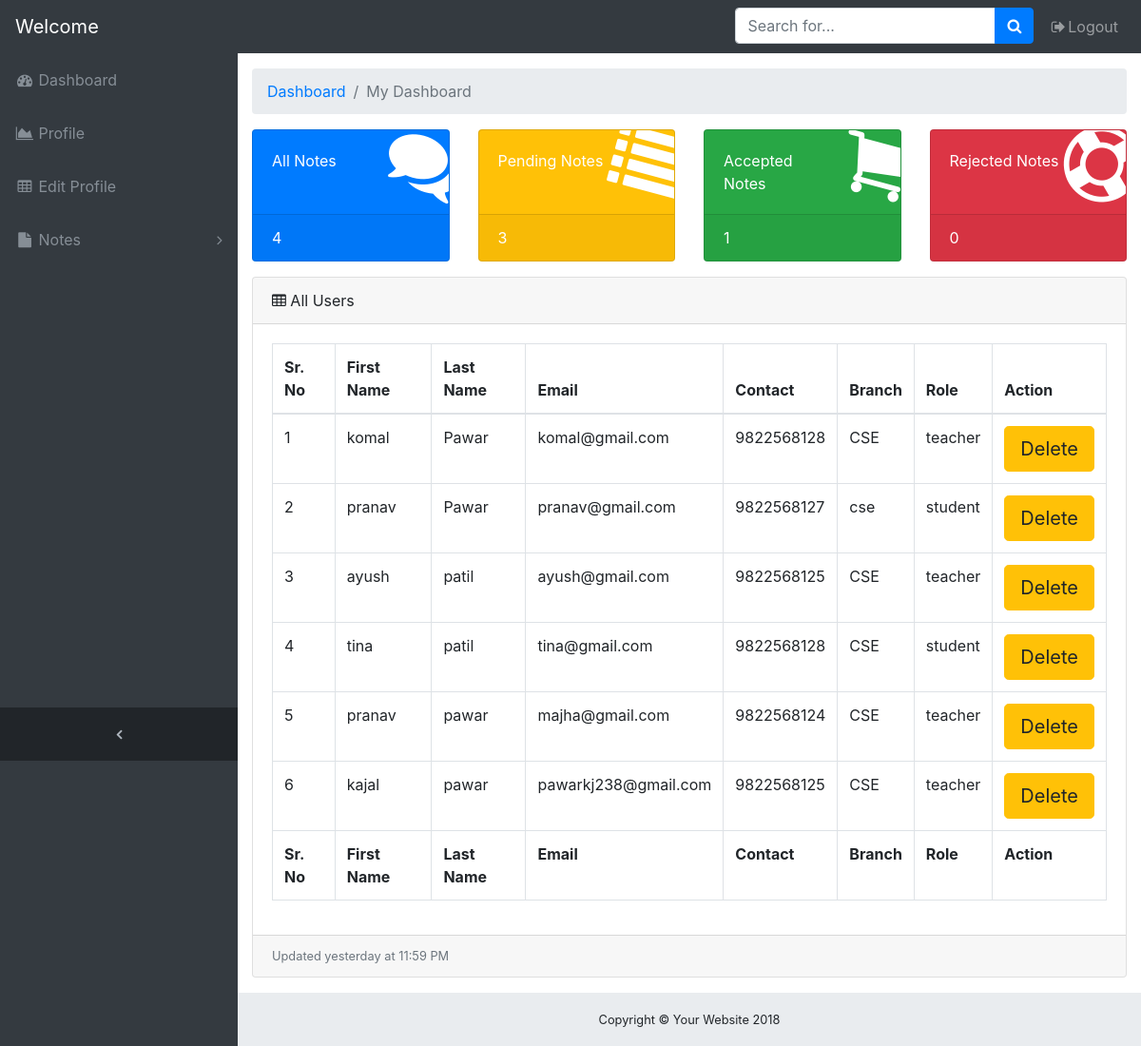
Before: /notes/admindashboard/ with the older database file.
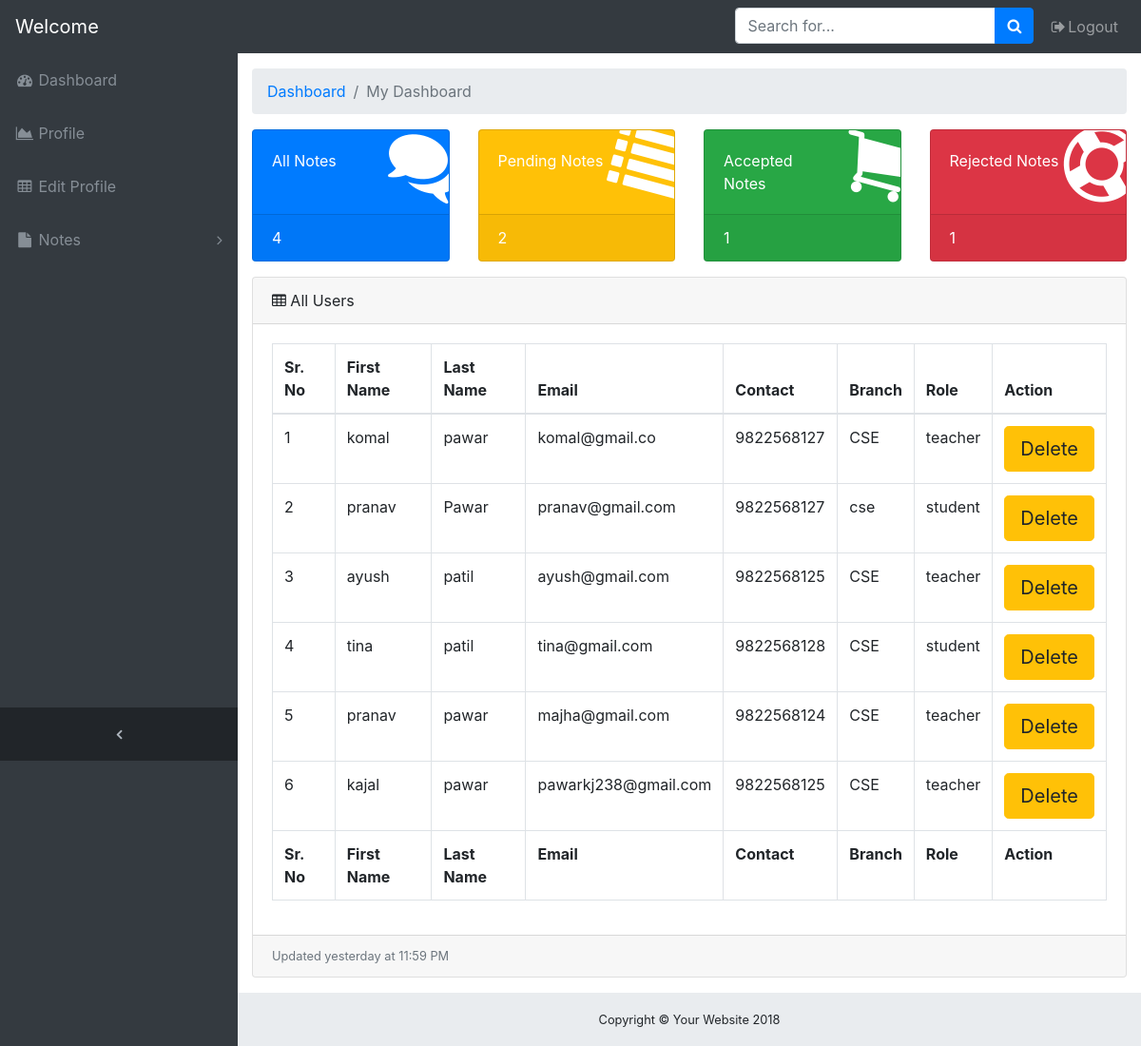
After: the same page with the newer database file.
### onlinenotes/models.py (models this page shows, shortened)
class signup(models.Model):
    user = models.ForeignKey(User,on_delete=models.CASCADE)
    contact = models.CharField(max_length=10)
    branch = models.CharField(max_length=30)
    role = models.CharField(max_length=30)

### onlinenotes/views.py (the view)
# urls.py: path('admindashboard/',views.admindashboard,name="admindashboard"),
def admindashboard(request):
    alluser = signup.objects.all()
    accept = notes.objects.filter(status='accepted').count()
    all = notes.objects.all().count()
    reject = notes.objects.filter(status='rejected').count()
    pend = notes.objects.filter(status='pending').count()
    context={'alluser':alluser,'accept':accept,'all':all,'reject':reject,'pend':pend}
    return render(request,'onlinenotes/admindashboard.html',context)

### onlinenotes/templates/onlinenotes/admindashboard.html (shortened to what the changed rows need)
<!DOCTYPE html>
{% load static %}
<html lang="en">
<head>
    <link rel="stylesheet" href="https://stackpath.bootstrapcdn.com/bootstrap/4.5.2/css/bootstrap.min.css">
    <link href="//netdna.bootstrapcdn.com/bootstrap/3.0.0/css/bootstrap-glyphicons.css" rel="stylesheet">
    <link rel="stylesheet" href="https://cdnjs.cloudflare.com/ajax/libs/font-awesome/4.7.0/css/font-awesome.min.css">
    <link rel="stylesheet" href="https://cdn.jsdelivr.net/npm/@fortawesome/fontawesome-free@5.15.3/css/fontawesome.min.css">
    <link rel="stylesheet" href="{% static 'css/admindash.css' %}">
</head>
<body class="fixed-nav sticky-footer bg-dark" id="page-top">
    <div class="content-wrapper">
      <div class="container-fluid">
        <div class="row">
          <div class="col-xl-3 col-sm-6 mb-3">
            <div class="card text-white bg-warning o-hidden h-100">
              <a class="card-footer text-white clearfix large z-1" href="{% url 'pendingnotes' %}">
                <span class="float-left">{{pend}}</span>
              </a>
            </div>
          </div>
          <div class="col-xl-3 col-sm-6 mb-3">
            <div class="card text-white bg-danger o-hidden h-100">
              <a class="card-footer text-white clearfix large z-1" href="{% url 'rejectednotes' %}">
                <span class="float-left">{{reject}}</span>
              </a>
            </div>
          </div>
        </div>
        <div class="card mb-3">
          <div class="card-body">
            <div class="table-responsive">
              <table class="table table-bordered" id="dataTable" width="100%" cellspacing="0">
                <thead>
                  <tr>
                    <th>Sr. No</th>
                    <th>First Name</th>
                    <th>Last Name</th>
                    <th>Email</th>
                    <th>Contact</th>
                    <th>Branch</th>
                    <th>Role</th>
                    <th>Action</th>
                  </tr>
                </thead>
                <tfoot>
                  <tr>
                    <th>Sr. No</th>
                    <th>First Name</th>
                    <th>Last Name</th>
                    <th>Email</th>
                    <th>Contact</th>
                    <th>Branch</th>
                    <th>Role</th>
                    <th>Action</th>
                  </tr>
                </tfoot>
                <tbody>
                  {% for i in alluser %}
                    <tr>
                      <td>{{forloop.counter}}</td>
                      <td>{{i.user.first_name}}</td>
                      <td>{{i.user.last_name}}</td>
                      <td>{{i.user.email}}</td>
                      <td>{{i.contact}}</td>
                      <td>{{i.branch}}</td>
                      <td>{{i.role}}</td>
                      <td><form method="POST"><a href="{% url 'delete' i.id %}" class="btn btn-warning btn-lg">Delete</a></form></td>
                    </tr>
                  {% endfor %}
                </tbody>
              </table>
            </div>
          </div>
        </div>
      </div>
    </div>
  </body>
</html>

Changed rows visible on the page:
changed signup "komal": user.last_name "Pawar" → "pawar"; user.email "komal@gmail.com" → "komal@gmail.co"; contact "9822568128" → "9822568127"
Other visible differences:
{{ pend }}: "3" → "2"
{{ reject }}: "0" → "1"
